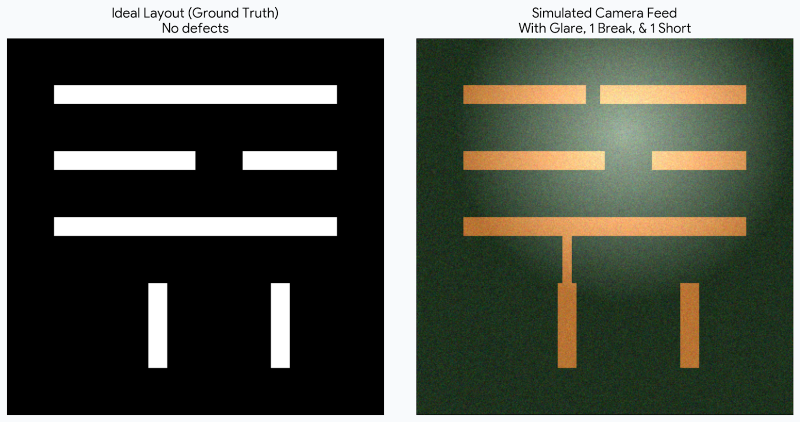
#> input picture test 1.png, 1600 x 844 px, found by its file name (shown at 1/2 size)
$ python pcb_detector.py
#> lines starting #> are read from the running program, lines starting #| are printed output that depends on the picture; after the words box and inside, x2 and y2 are one past the last pixel; in counts of white or black regions, pixels touching at a corner belong together
import cv2
import numpy as np
import json
import sys
from pathlib import Path

# CONFIG
CROP_Y        = 77
COPPER_H_MIN  = 5
COPPER_H_MAX  = 50
COPPER_S_MIN  = 50
COPPER_V_MIN  = 50
MORPH_KERNEL  = 5
MIN_DEFECT_PX = 300


# Load & Split
def load_and_split(path):
    img = cv2.imread(str(path))
    if img is None:
        raise FileNotFoundError(f"Cannot read: {path}")
    h, w = img.shape[:2]
    mid  = w // 2
    gt_raw  = img[CROP_Y:, :mid]
    cam_raw = img[CROP_Y:, mid:]
    return gt_raw, cam_raw

# Extract GT mask (binary already)

def extract_gt_mask(gt_img):
    gray = cv2.cvtColor(gt_img, cv2.COLOR_BGR2GRAY)
    _, raw = cv2.threshold(gray, 127, 255, cv2.THRESH_BINARY)

    # Remove border artifacts (components spanning full image width/height)
    h, w = raw.shape
    num, labels, stats, _ = cv2.connectedComponentsWithStats(raw)
    clean = np.zeros_like(raw)
    for i in range(1, num):
        bw = stats[i, cv2.CC_STAT_WIDTH]
        bh = stats[i, cv2.CC_STAT_HEIGHT]
        if bw >= w - 5 or bh >= h - 5:
            continue   # skip border artifact
        clean[labels == i] = 255
    return clean

# Extract camera copper mask (HSV)
def extract_cam_mask(cam_img):
    hsv = cv2.cvtColor(cam_img, cv2.COLOR_BGR2HSV)
    mask = cv2.inRange(
        hsv,
        (COPPER_H_MIN, COPPER_S_MIN, COPPER_V_MIN),
        (COPPER_H_MAX, 255,          255)
    )
    k = cv2.getStructuringElement(cv2.MORPH_RECT, (MORPH_KERNEL, MORPH_KERNEL))
    mask = cv2.morphologyEx(mask, cv2.MORPH_OPEN,  k)   # remove noise
    mask = cv2.morphologyEx(mask, cv2.MORPH_CLOSE, k)   # fill glare holes
    return mask

# Register camera mask to GT

def register(gt_mask, cam_mask):
    orb = cv2.ORB_create(500)
    kp1, d1 = orb.detectAndCompute(gt_mask,  None)
    kp2, d2 = orb.detectAndCompute(cam_mask, None)

    if d1 is None or d2 is None or len(kp1) < 4 or len(kp2) < 4:
        print("[WARN] Not enough features for registration — using raw mask")
        return cam_mask

    bf      = cv2.BFMatcher(cv2.NORM_HAMMING, crossCheck=True)
    matches = sorted(bf.match(d1, d2), key=lambda m: m.distance)

    if len(matches) < 4:
        print("[WARN] Too few matches — using raw mask")
        return cam_mask

    pts1 = np.float32([kp1[m.queryIdx].pt for m in matches]).reshape(-1,1,2)
    pts2 = np.float32([kp2[m.trainIdx].pt for m in matches]).reshape(-1,1,2)
    H, _  = cv2.findHomography(pts2, pts1, cv2.RANSAC, 5.0)

    if H is None:
        print("[WARN] Homography failed — using raw mask")
        return cam_mask

    h, w  = gt_mask.shape
    aligned = cv2.warpPerspective(cam_mask, H, (w, h))
    return aligned


# Detect Defects
def detect_defects(gt_mask, cam_mask):
    defects = []

    # Label GT traces
    num_gt, gt_labels, gt_stats, _ = cv2.connectedComponentsWithStats(gt_mask)

    img_h, img_w = gt_mask.shape

    # BREAK: copper missing from GT region
    for trace_id in range(1, num_gt):
        bw  = int(gt_stats[trace_id, cv2.CC_STAT_WIDTH])
        bh  = int(gt_stats[trace_id, cv2.CC_STAT_HEIGHT])

        # Skip border artifact (spans full image dimensions)
        if bw >= img_w - 5 or bh >= img_h - 5:
            continue

        gt_region   = (gt_labels == trace_id).astype(np.uint8) * 255
        gt_area     = gt_stats[trace_id, cv2.CC_STAT_AREA]

        overlap      = cv2.bitwise_and(gt_region, cam_mask)
        overlap_area = int(np.sum(overlap > 0))
        missing_pct  = 1.0 - overlap_area / max(gt_area, 1)

        # Primary check: did the trace split into 2+ disconnected pieces?
        cam_in_region = cv2.bitwise_and(cam_mask, gt_region)
        n_segs, _     = cv2.connectedComponents(cam_in_region)
        real_segs     = n_segs - 1   # subtract background label

        is_split  = real_segs >= 2
        is_mostly_missing = missing_pct > 0.40

        if is_split or is_mostly_missing:
            x = int(gt_stats[trace_id, cv2.CC_STAT_LEFT])
            y = int(gt_stats[trace_id, cv2.CC_STAT_TOP])
            w = int(gt_stats[trace_id, cv2.CC_STAT_WIDTH])
            h = int(gt_stats[trace_id, cv2.CC_STAT_HEIGHT])

            # Locate the actual gap (centroid of missing copper)
            missing_region = cv2.bitwise_and(gt_region, cv2.bitwise_not(cam_mask))
            M = cv2.moments(missing_region)
            if M["m00"] > 0:
                cx = int(M["m10"] / M["m00"])
                cy = int(M["m01"] / M["m00"])
            else:
                cx, cy = x + w // 2, y + h // 2

            defects.append({
                "type":        "BREAK",
                "trace_id":    trace_id,
                "bbox":        [x, y, w, h],
                "center":      [cx, cy],
                "missing_pct": round(missing_pct * 100, 1),
                "segments":    real_segs,
            })

    # SHORT: extra copper in gap regions
    gap_mask    = cv2.bitwise_not(gt_mask)
    extra_raw   = cv2.bitwise_and(cam_mask, gap_mask)

    # Erode edges to ignore fringe pixels near trace edges
    k_edge = cv2.getStructuringElement(cv2.MORPH_RECT, (7, 7))
    extra   = cv2.morphologyEx(extra_raw, cv2.MORPH_ERODE, k_edge)

    num_ex, ex_labels, ex_stats, _ = cv2.connectedComponentsWithStats(extra)

    for ex_id in range(1, num_ex):
        area = int(ex_stats[ex_id, cv2.CC_STAT_AREA])
        if area < MIN_DEFECT_PX:
            continue

        ex_region = (ex_labels == ex_id).astype(np.uint8) * 255
        dil        = cv2.dilate(ex_region, k_edge, iterations=2)

        # Which GT traces does this extra copper touch?
        touched = set(int(v) for v in gt_labels[dil > 0].flatten()) - {0}

        x = int(ex_stats[ex_id, cv2.CC_STAT_LEFT])
        y = int(ex_stats[ex_id, cv2.CC_STAT_TOP])
        w = int(ex_stats[ex_id, cv2.CC_STAT_WIDTH])
        h_  = int(ex_stats[ex_id, cv2.CC_STAT_HEIGHT])

        M   = cv2.moments(ex_region)
        cx  = int(M["m10"] / M["m00"]) if M["m00"] > 0 else x + w // 2
        cy  = int(M["m01"] / M["m00"]) if M["m00"] > 0 else y + h_ // 2

        defects.append({
            "type":           "SHORT",
            "bbox":           [x, y, w, h_],
            "center":         [cx, cy],
            "area_px":        area,
            "bridges_traces": sorted(touched),
        })

    return defects


# Confidence Score
def confidence_score(gt_mask, cam_mask):
    gt_area     = int(np.sum(gt_mask  > 0))
    cam_area    = int(np.sum(cam_mask > 0))
    correct     = int(np.sum(cv2.bitwise_and(gt_mask, cam_mask) > 0))
    missing     = int(np.sum(cv2.bitwise_and(gt_mask,  cv2.bitwise_not(cam_mask)) > 0))
    extra       = int(np.sum(cv2.bitwise_and(cam_mask, cv2.bitwise_not(gt_mask))  > 0))

    precision   = correct / max(correct + extra,   1)
    recall      = correct / max(correct + missing, 1)
    f1          = 2 * precision * recall / max(precision + recall, 1e-9)
    iou         = correct / max(correct + missing + extra, 1)

    return {
        "precision":         round(precision * 100, 1),
        "recall":            round(recall    * 100, 1),
        "f1_score":          round(f1        * 100, 1),
        "iou":               round(iou       * 100, 1),
        "gt_copper_px":      gt_area,
        "cam_copper_px":     cam_area,
        "correct_px":        correct,
        "missing_px":        missing,
        "extra_px":          extra,
    }


# Render Output Images
def render_clean_copper(gt_mask, size):
    """Render idealized copper board from GT mask — no glare, no noise."""
    h, w = size
    out  = np.zeros((h, w, 3), dtype=np.uint8)
    # PCB substrate color: dark green
    out[:] = (30, 60, 30)
    # Copper color: warm orange
    out[gt_mask > 0] = (30, 140, 210)   # BGR: orange
    # Subtle edge glow
    edges = cv2.Canny(gt_mask, 50, 150)
    edges = cv2.dilate(edges, np.ones((2,2)))
    out[edges > 0] = (60, 180, 255)     # brighter orange at edges
    return out

def render_annotated(cam_img, cam_mask, gt_mask, defects):
    """Overlay defect annotations on camera image."""
    out = cam_img.copy()

    # Dim the image slightly for annotation visibility
    out = cv2.convertScaleAbs(out, alpha=0.85, beta=0)

    # Draw copper overlay (semi-transparent green tint for correct copper)
    correct_mask = cv2.bitwise_and(gt_mask, cam_mask)
    correct_overlay = out.copy()
    correct_overlay[correct_mask > 0] = [50, 200, 50]
    out = cv2.addWeighted(out, 0.8, correct_overlay, 0.2, 0)

    for d in defects:
        x, y, w, h = d["bbox"]
        cx, cy     = d["center"]

        if d["type"] == "BREAK":
            color = (0, 0, 255)      # Red for break
            label = f"BREAK ({d['missing_pct']}% missing)"
            # Draw crosshair at gap location
            cv2.drawMarker(out, (cx, cy), color, cv2.MARKER_CROSS, 30, 2)
        else:
            color = (0, 165, 255)    # Orange for short
            label = f"SHORT (bridges {d['bridges_traces']})"
            cv2.drawMarker(out, (cx, cy), color, cv2.MARKER_TILTED_CROSS, 30, 2)

        # Bounding box
        cv2.rectangle(out, (x, y), (x+w, y+h), color, 2)

        # Label background
        (tw, th), _ = cv2.getTextSize(label, cv2.FONT_HERSHEY_SIMPLEX, 0.5, 1)
        lx = max(0, min(x, out.shape[1] - tw - 4))
        ly = max(th + 4, y - 4)
        cv2.rectangle(out, (lx, ly - th - 4), (lx + tw + 4, ly), color, -1)
        cv2.putText(out, label, (lx + 2, ly - 2),
                    cv2.FONT_HERSHEY_SIMPLEX, 0.5, (255,255,255), 1)

    return out

def render_diff(gt_mask, cam_mask):
    """Show what's missing and what's extra."""
    h, w = gt_mask.shape
    out  = np.zeros((h, w, 3), dtype=np.uint8)
    out[:] = (20, 20, 20)   # dark background

    correct  = cv2.bitwise_and(gt_mask, cam_mask)
    missing  = cv2.bitwise_and(gt_mask,  cv2.bitwise_not(cam_mask))
    extra    = cv2.bitwise_and(cam_mask, cv2.bitwise_not(gt_mask))

    out[correct > 0] = (50, 200, 50)    # green  = correct copper
    out[missing > 0] = (0,   0, 255)    # red    = missing (breaks)
    out[extra   > 0] = (0, 165, 255)    # orange = extra (shorts)
    return out


def run(input_path, out_dir=None):
    if out_dir is None:
        out_dir = str(Path(__file__).parent / "outputs")
    Path(out_dir).mkdir(parents=True, exist_ok=True)

    print("Loading image...")
    gt_raw, cam_raw = load_and_split(input_path)
#> in load_and_split, img is the input picture: shape (844, 1600, 3); mean B, G, R 76.7, 87.2, 83.1

    print("Extracting masks...")
    gt_mask  = extract_gt_mask(gt_raw)
#> in extract_gt_mask, `num, labels, stats, _ = cv2.connectedComponentsWithStats(raw)`:
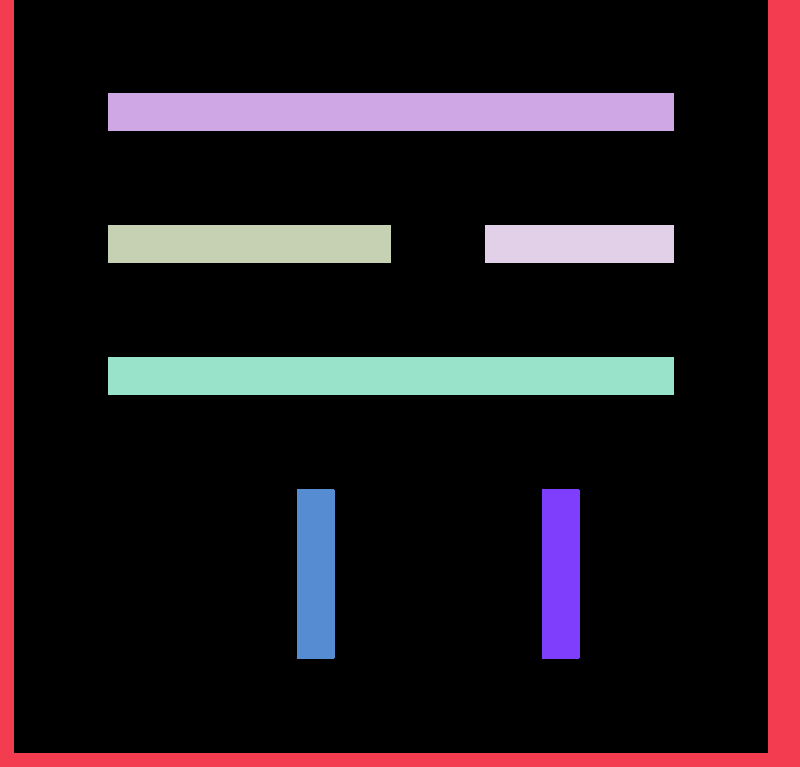
#> labels: shape (767, 800) int32; 8 distinct labels, from 0 to 7; one colour per label, 0 black
#> in extract_gt_mask, `num, labels, stats, _ = cv2.connectedComponentsWithStats(raw)`: num = 8; stats = [[14, 0, 754, 753, 493894], [0, 0, 800, 767, 45838], [108, 93, 566, 38, 21508], [108, 225, 283, 38, 10754], [485, 225, 189, 38, 7182], [108, 357, 566, 38, 21508], [297, 489, 38, 170, 6458], [542, 489, 38, 170, 6458]]
#> the loop in extract_gt_mask, `for i in range(1, num):` made 7 passes
#> (bw, bh) on passes 1 to 7: (800, 767), (566, 38), (283, 38), (189, 38), (566, 38), (38, 170), (38, 170)
#> after the loop in extract_gt_mask, `for i in range(1, num):`:
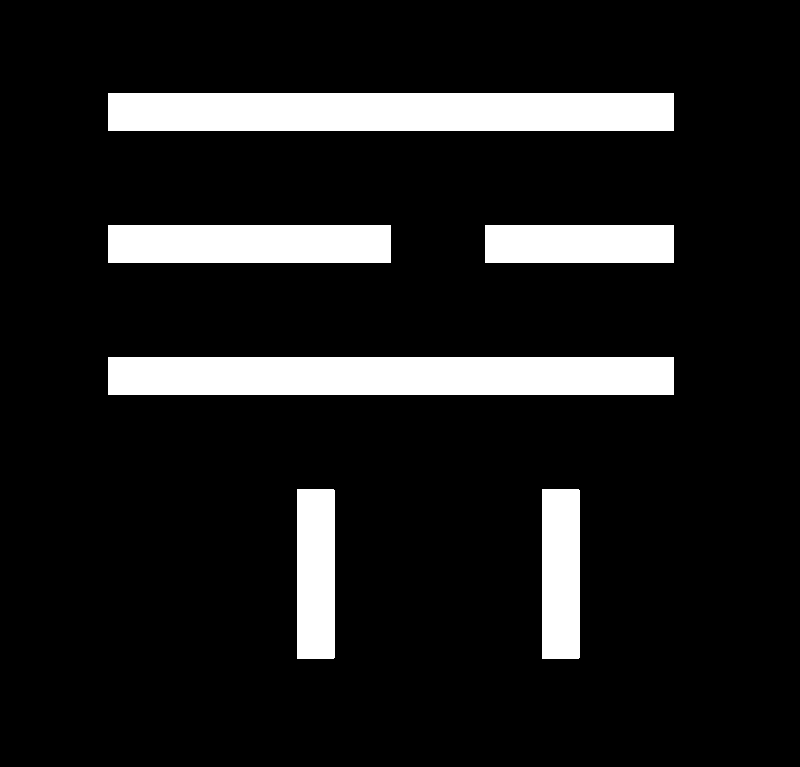
#> clean: shape (767, 800); 12% white; 6 white regions, box (x1, y1, x2, y2) and area: (108, 93, 674, 131) 21508, (108, 357, 674, 395) 21508, (108, 225, 391, 263) 10754, (485, 225, 674, 263) 7182, (297, 489, 335, 659) 6458, (542, 489, 580, 659) 6458
    cam_mask = extract_cam_mask(cam_raw)

    print("Registering camera to GT...")
    cam_aligned = register(gt_mask, cam_mask)
#> in register, `kp1, d1 = orb.detectAndCompute(gt_mask,  None)`: kp1 = 142 keypoints; strongest (x, y, size): (389, 261, 44.6), (108, 261, 44.6), (109, 128, 53.6), (389, 226, 44.6)
#> in register, `kp2, d2 = orb.detectAndCompute(cam_mask, None)`: kp2 = 408 keypoints; strongest (x, y, size): (184, 288, 44.6), (408, 262, 37.2), (187, 288, 44.6), (408, 261, 44.6)
#> in register, `matches = sorted(bf.match(d1, d2), key=lambda m: m.distance)`: matches = 53 matches
#> in register, `matches = sorted(bf.match(d1, d2), key=lambda m: m.distance)`:
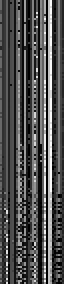
#> d1: shape (142, 32) (shown 2 times larger); min 0, max 249, mean 78.2
#> in register, `pts1 = np.float32([kp1[m.queryIdx].pt for m in matches]).reshape(-1,1,2)`: pts1 = 53 rows, first 8: [297.6, 489.6], [578.4, 489.6], [672.5, 93.6], [672.5, 226.1], [298.1, 489.6], [672.2, 93.31], [108.9, 226.4], [388.8, 226.4]
#> in register, `pts2 = np.float32([kp2[m.trainIdx].pt for m in matches]).reshape(-1,1,2)`: pts2 = 53 rows, first 8: [408, 225.6], [126.7, 93.6], [400.8, 93.6], [407.5, 260.6], [505.2, 225.6], [126.1, 260.9], [691.2, 226.1], [505.4, 226.1]
#> in register, `H, _  = cv2.findHomography(pts2, pts1, cv2.RANSAC, 5.0)`: H = [[1, -5.6e-08, -17.92], [1.73e-08, 1, -2.27e-05], [5.65e-11, 1.26e-10, 1]]

    print("Detecting defects...")
    defects = detect_defects(gt_mask, cam_aligned)
#> in detect_defects, `num_gt, gt_labels, gt_stats, _ = cv2.connectedComponentsWithStats(gt_m..`:
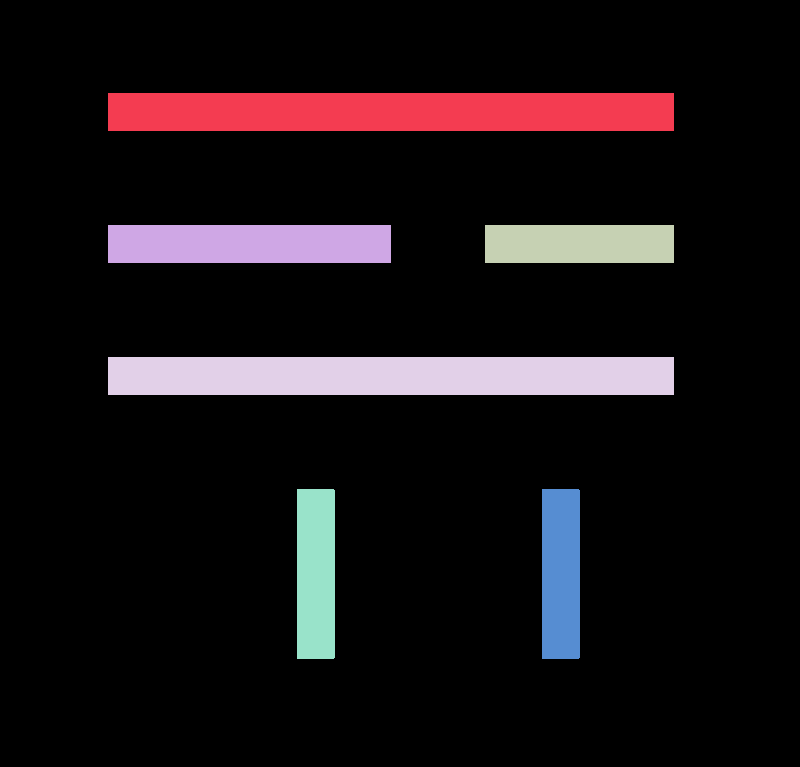
#> gt_labels: shape (767, 800) int32; 7 distinct labels, from 0 to 6; one colour per label, 0 black
#> in detect_defects, `num_gt, gt_labels, gt_stats, _ = cv2.connectedComponentsWithStats(gt_m..`: num_gt = 7; gt_stats = [[0, 0, 800, 767, 539732], [108, 93, 566, 38, 21508], [108, 225, 283, 38, 10754], [485, 225, 189, 38, 7182], [108, 357, 566, 38, 21508], [297, 489, 38, 170, 6458], [542, 489, 38, 170, 6458]]
#> the loop in detect_defects, `for trace_id in range(1, num_gt):` made 6 passes
#> (bw, bh, gt_area, overlap_area, missing_pct, n_segs, real_segs, is_split) on pass 1: (566, 38, 21508, 20487, 0.0475, 3, 2, True)
#> after the loop in detect_defects, `for trace_id in range(1, num_gt):`:
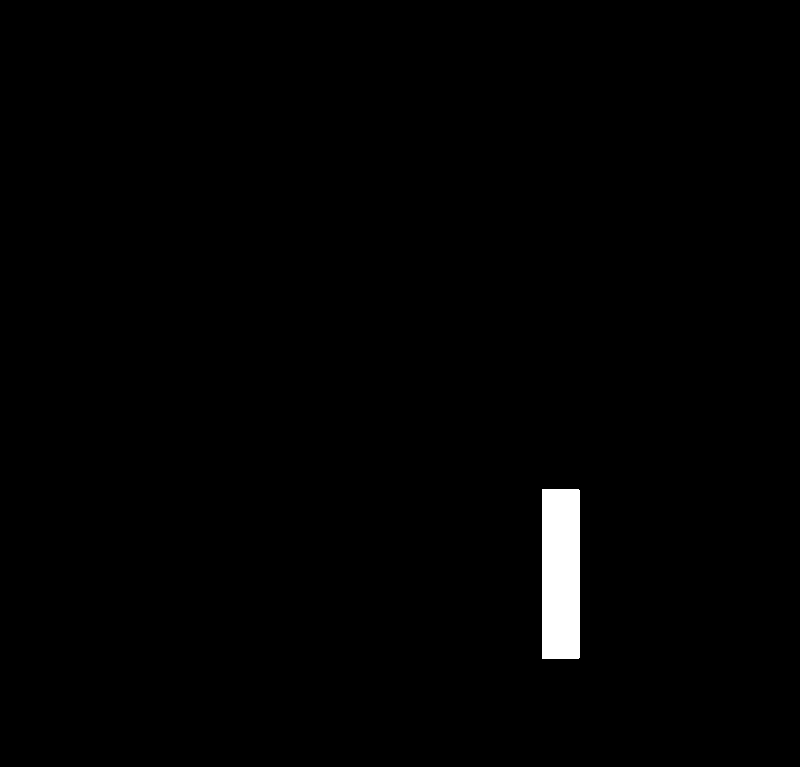
#> gt_region: shape (767, 800); 1.1% white; 1 white region, box (x1, y1, x2, y2) and area: (542, 489, 580, 659) 6458
#> after the loop in detect_defects, `for trace_id in range(1, num_gt):`: defects = 1 item
#> in detect_defects, `num_ex, ex_labels, ex_stats, _ = cv2.connectedComponentsWithStats(extra)`: num_ex = 2; ex_stats = [[0, 0, 800, 767, 612280], [309, 398, 15, 88, 1320]]
#> the loop in detect_defects, `for ex_id in range(1, num_ex):` made 1 pass
#> (area, x, y, w, h_, cx, cy) on pass 1: (1320, 309, 398, 15, 88, 316, 441)
#> after the loop in detect_defects, `for ex_id in range(1, num_ex):`: defects = 2 items
#> defects = 2 items

    print("Computing confidence score...")
    score = confidence_score(gt_mask, cam_aligned)
#> in confidence_score, `gt_area     = int(np.sum(gt_mask  > 0))`: gt_area = 73868
#> in confidence_score, `cam_area    = int(np.sum(cam_mask > 0))`: cam_area = 76721
#> in confidence_score, `correct     = int(np.sum(cv2.bitwise_and(gt_mask, cam_mask) > 0))`: correct = 72815
#> in confidence_score, `missing     = int(np.sum(cv2.bitwise_and(gt_mask,  cv2.bitwise_not(cam..`: missing = 1621
#> in confidence_score, `extra       = int(np.sum(cv2.bitwise_and(cam_mask, cv2.bitwise_not(gt_..`: extra = 3906
#> in confidence_score, `precision   = correct / max(correct + extra,   1)`: precision = 0.949
#> in confidence_score, `recall      = correct / max(correct + missing, 1)`: recall = 0.978
#> in confidence_score, `f1          = 2 * precision * recall / max(precision + recall, 1e-9)`: f1 = 0.963
#> in confidence_score, `iou         = correct / max(correct + missing + extra, 1)`: iou = 0.929
#> score = 9 items

    print("Rendering output images...")
    h, w   = gt_mask.shape
    clean  = render_clean_copper(gt_mask, (h, w))
#> clean: shape (767, 800, 3)
    annot  = render_annotated(cam_raw, cam_aligned, gt_mask, defects)
#> the loop in render_annotated, `for d in defects:` made 2 passes
#> (x, y, w, h, cx, cy, color, label) on passes 1 to 2: (108, 93, 566, 38, 366, 111, (0, 0, 255), 'BREAK (4.7% missing)'), (309, 398, 15, 88, 316, 441, (0, 165, 255), 'SHORT (bridges [4, 5])')
#> after the loop in render_annotated, `for d in defects:`:
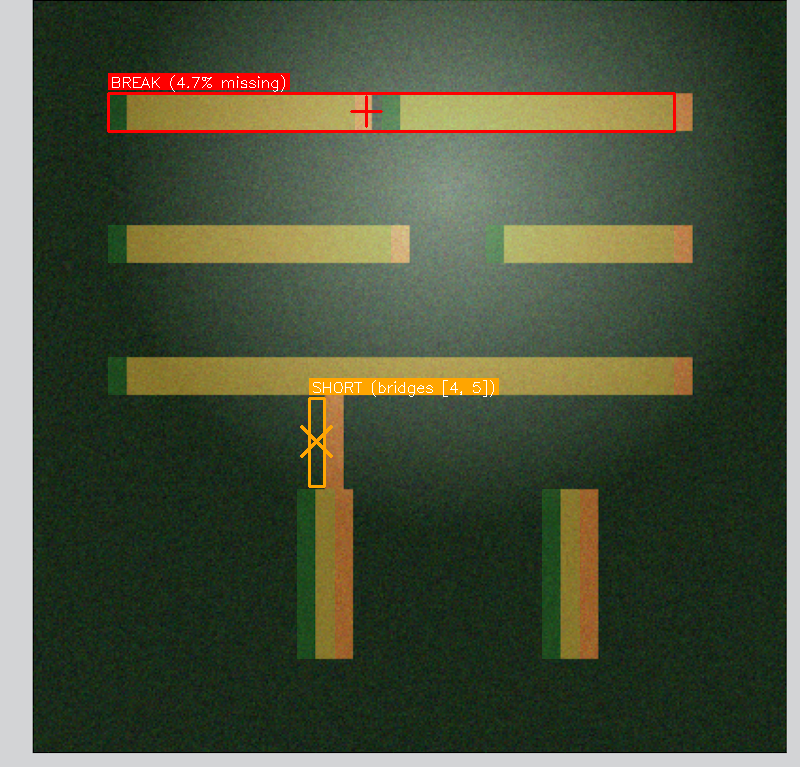
#> out: shape (767, 800, 3); mean B, G, R 59.2, 81.9, 73.5
    diff   = render_diff(gt_mask, cam_aligned)


    pad    = 10
    label_h = 30

    def add_label(img, text, color=(255,255,255)):
        labeled = np.zeros((label_h + img.shape[0], img.shape[1], 3), np.uint8)
        labeled[label_h:] = img
        cv2.putText(labeled, text, (8, 22),
                    cv2.FONT_HERSHEY_SIMPLEX, 0.65, color, 1, cv2.LINE_AA)
        return labeled

    clean_labeled = add_label(clean, "CLEAN RECONSTRUCTION (Ground Truth)", (50,220,50))
#> in add_label, `labeled[label_h:] = img`:
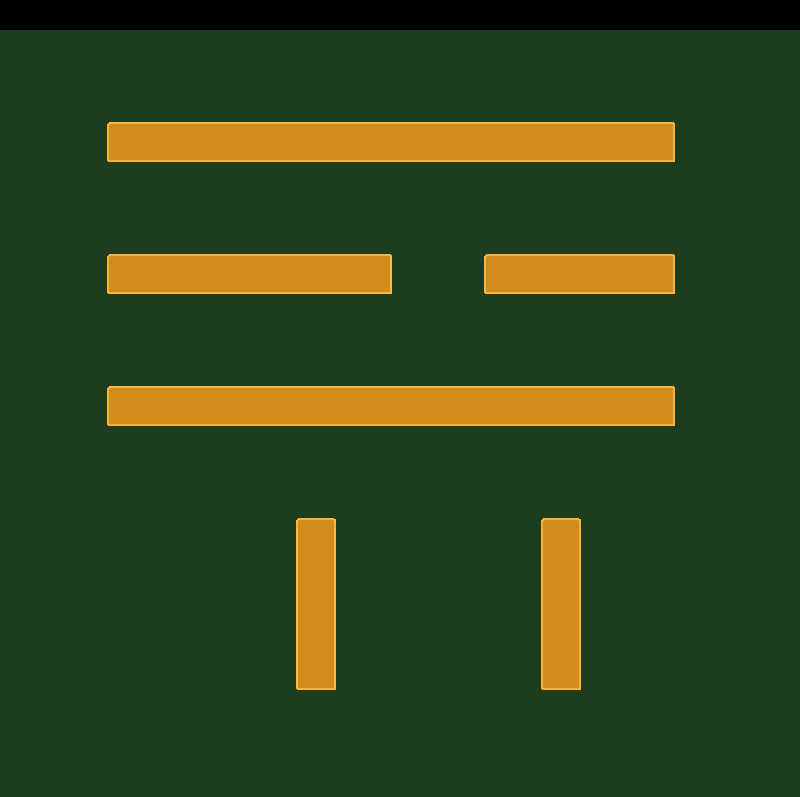
#> labeled: shape (797, 800, 3); mean of channels 0, 1, 2 29.3, 68.1, 51.6; drawn as B, G, R
    annot_labeled = add_label(annot, "DETECTED DEFECTS", (80,80,255))
#> (the rest of the program and of its run is left out)
